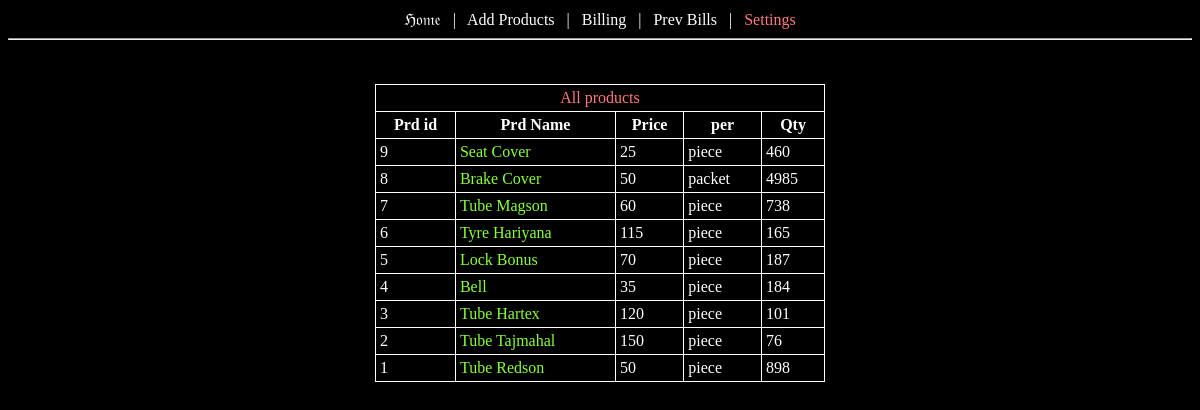
/settings/, run on an earlier commit of the app's database.
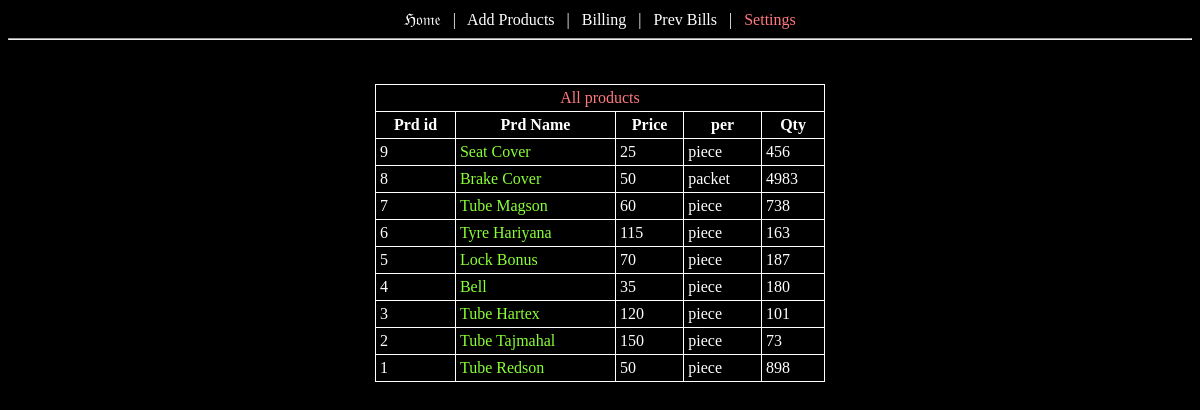
And on a later commit of the database.
### products/models.py (models this page shows, shortened)
class product(models.Model):
	name = models.CharField(max_length=81)
	price = models.IntegerField()
	choices = (('piece','piece'),('dozen','dozen'),('gross','gross'),('half gross','half gross'),('Kg','Kg'),('packet','packet'))
	unit = models.CharField(choices=choices,max_length=21,default='piece')
	tags = models.CharField(max_length=150,help_text='A list of comma seperated tags')
	available_qty = models.IntegerField(default=0)

### products/views.py (the view)
# urls.py: path('settings/',views.settings,name="settings"),
def settings(request):
    data = {}
    data['products'] = list(product.objects.all().order_by('-id'))[:]
    return render(request,'settings.html',data)

### products/templates/settings.html (shortened to what this page needs)
{% load static %}
<html>
<head>
<link rel="stylesheet" href="{% static 'bootstrap/css/jquery-ui.css' %}">
</head>
<body bgcolor="#000;">
<center class="t_w">
	<a href="/" class="t_w t_hover">&Hfr;&ofr;&mfr;&efr;<a/> &ensp;|&ensp;
	<a href="/add/" class="t_w t_hover">Add Products</a> &ensp;|&ensp;
	<a href="/bill/" class="t_w t_hover">Billing</a> &ensp;|&ensp;
	<a href="/prev_bill/" class="t_w t_hover">Prev Bills</a> &ensp;|&ensp;
	<a href="/settings/" class="t_w t_hover" style="color:#ff7a7f;">Settings</a>
</center>
<hr/>
<center>
<table class="t_w" style="width:450px; padding:5px;">
	<tr>
		<td colspan=5><center style="color:#ff7a7f;">All products</center></td>
	</tr>
	<tr>
		<th> Prd id </th>
		<th> Prd Name </th>
		<th> Price </th>
		<th> per </th>
		<th> Qty</th>
	</tr>
	{% for product in products %}
	<tr style="color:white;" class="itemrow">
		<td>{{product.id}}</td> &ensp;
		<td class="prdnm" id="row{{product.id}}"><span style="color:#89ff36;">{{product.name}}</span></td> &ensp;
		<td>{{product.price}}</td> &ensp;
		<td>{{product.unit}}</td> &ensp;
		<td>{{product.available_qty}}</td>
	</tr>
	{% endfor %}
</table>
<br/>
</center>
</body>
</html>

### products/templates/settings.html (style rules this page uses)
table, th, td { border: 1px solid white; border-collapse: collapse; padding:4px; }
.t_w { color:white; text-decoration:none; }
.t_hover { color:white; }
.prdnm { cursor:pointer; }

What changed in the data, as far as the page shows it:
changed product "Seat Cover": available_qty "460" → "456"
changed product "Brake Cover": available_qty "4985" → "4983"
changed product "Tyre Hariyana": available_qty "165" → "163"
changed product "Bell": available_qty "184" → "180"
changed product "Tube Tajmahal": available_qty "76" → "73"
